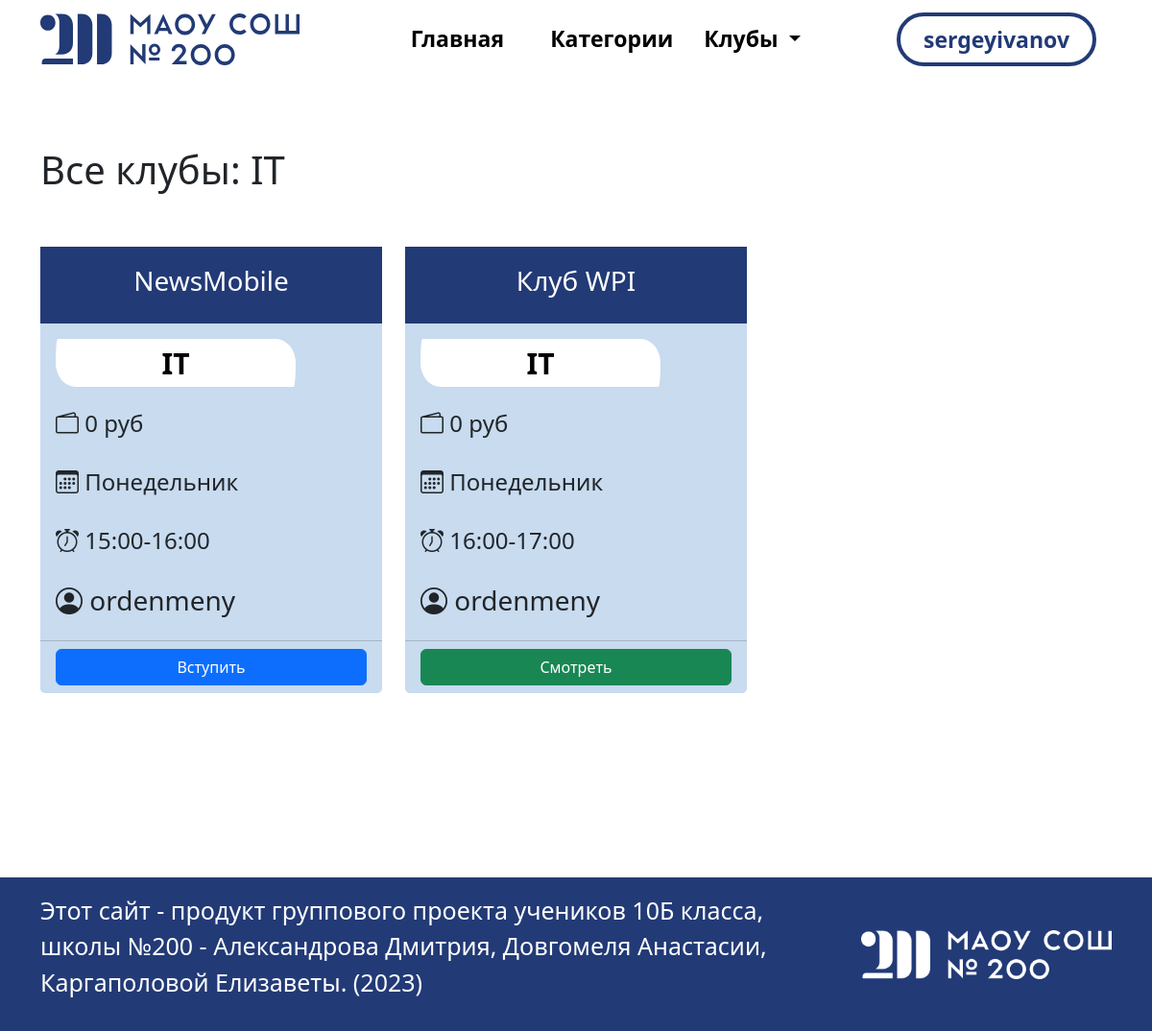
/list_club/it (signed in), run on the app's committed database.
### accounts/models.py (models this page shows)
class SignUpModel(AbstractUser):
    pass

### clubs_app/models.py (models this page shows, shortened)
class CatClubModel(models.Model):
    cat = models.CharField(max_length=128, verbose_name="Категория")
    slug = models.SlugField(max_length=255, unique=True)
    image = models.ImageField(upload_to='photos/', null=True)
    def __str__(self):
        return self.cat
    class Meta:
        verbose_name = 'Категории клубов'
        verbose_name_plural = 'Категории клубов'

class ClubModel(models.Model):
    manager = models.ForeignKey(
        settings.AUTH_USER_MODEL,
        on_delete=models.CASCADE, null=True, related_name='user_system')
    title_club = models.CharField(max_length=128, null=False, blank=False)
    cat_club = models.ForeignKey('CatClubModel', on_delete=models.CASCADE)
    info_club = models.TextField()
    days_event = models.CharField(max_length=100, null=True, blank=True)
    time_event = models.CharField(max_length=100, null=True, blank=True)
    price_club = models.CharField(max_length=256, null=True, blank=True)
    member = models.ManyToManyField(settings.AUTH_USER_MODEL, related_name='member_field')
    slug_club = models.SlugField(max_length=255, unique=True, null=True)
    class Meta:
        verbose_name = 'Клубы'
        verbose_name_plural = 'Клубы'
        ordering = ['-id']

### clubs_app/views.py (the view)
# urls.py: path('list_club/<slug:cat_slug>', list_club, name='list_club'),
@login_required
def list_club(request, cat_slug):
    if cat_slug == 'all_clubs':
        club_model = ClubModel.objects.all()
        cat = None
    else:
        cm = CatClubModel.objects.get(slug=cat_slug)
        club_model = ClubModel.objects.filter(cat_club=cm)
        cat = cm.cat
    context = {
        'club_model': club_model,
        'if_all_clubs': ('all_clubs' if cat_slug == 'all_clubs' else False),
        'if_category': ('category' if cat_slug not in ('my_clubs', 'all_clubs') else False),
        'cat': cat,
    }
    return render(request, template_name='clubs_app/list_club.html', context=context)

### clubs_app/templatetags/custom_filters.py (called while the page is built)
@register.filter
def split_string(value):
    return value.split(" ")

### clubs_app/templates/clubs_app/list_club.html (shortened to what this page needs)
{% extends 'clubs_app/base/base.html' %}
{% load static %}
{% block css %}
    <link rel="stylesheet" href="{% static 'css/style2.css' %}">
{% endblock %}
{% block content %}
    <br><br><br>
    <div class="container">
        {% if if_all_clubs == 'all_clubs' %}
            <h1>Все клубы</h1><br><br>
        {% elif if_category == 'category' %}
            <h1>Все клубы: {{ cat }}</h1><br><br>
        {% else %}
            <h1>Мои клубы</h1><br><br>
        {% endif %}
        <div class="row row-cols-1 row-cols-md-3 g-4">
            {% for club in club_model %}
                <div class="col ">
                    <div class="card h-100 list-club-table">
                        <div style="border: 1px solid #223a76; height:80px; background: #223a76"
                             class="d-flex align-items-center justify-content-center">
                            <h3 style="color:white !important;" class="">{{ club.title_club }}</h3>
                        </div>
                        <div class="card-body">
                            <div class="text-center d-flex align-items-center justify-content-center"
                                 style="background-color: white; border-radius: 10px 100px / 120px; height: 50px; width: 250px">
                                <a href="#" style="text-decoration: none; color: black"
                                   class="text-center intro-block-links">{{ club.cat_club }}</a>
                            </div>
                            <br>
                            {% if club.price_club %}
                                <h4><i class="bi bi-wallet2"></i> {{ club.price_club }}</h4><br>
                            {% endif %}
                            {% if club.days_event %}
                                <h4><i class="bi bi-calendar3"></i> {{ club.days_event }}</h4><br>
                            {% endif %}
                            {% if club.time_event %}
                                <h4><i class="bi bi-alarm"></i> {{ club.time_event }}</h4><br>
                            {% endif %}
                            <h3><i class="bi bi-person-circle"></i> {{ club.manager }}</h3>
                        </div>
                        {% if request.user == club.manager %}
                            <div class="card-footer" style="background: #c8dbef">
                                <a class="btn btn-warning  mx-auto" style="display: block"
                                   href="{% url 'dashboard_app:profile' slug_club=club.slug_club %}">В панель
                                    управления</a>
                            </div>
                        {% elif request.user in club.member.all %}
                            <div class="card-footer" style="background: #c8dbef">
                                <a class="btn btn-success  mx-auto" style="display: block"
                                   href="{% url 'clubs_app:show_articles' slug_club=club.slug_club %}">Смотреть</a>
                            </div>
                        {% else %}
                            <div class="card-footer" style="background: #c8dbef">
                                <a class="btn btn-primary  mx-auto" style="display: block"
                                   href="{% url 'clubs_app:join_club' club_id=club.pk %}">Вступить</a>
                            </div>
                        {% endif %}
                    </div>
                </div>
            {% endfor %}
        </div>
    </div>
    <br><br><br>
{% endblock content %}

### clubs_app/templates/clubs_app/base/navbar.html (shortened to what this page needs)
{% load static %}
{% load custom_filters %}
<nav class="navbar navbar-expand-md height-navbar">
    <div class="container-xl container-lg-fluid container-900 container-sm">
        <a class="navbar-brand" href="{% url 'clubs_app:home_page' %}">
            <img src="{% static 'clubs_app/images/logos/logo.svg' %}" alt="Logo"
                 class="d-inline-block align-text-top logo-adaptive">
        </a>
        <div class="collapse navbar-collapse" id="navbarSupportedContent">
            <ul class="navbar-nav ms-auto">
                <li class="nav-item">
                    <a class="nav-link mx-xl-3 mx-lg-1" href="{% url 'clubs_app:home_page' %}">Главная</a>
                </li>
                <li class="nav-item">
                    <a class="nav-link mx-xl-3 mx-lg-1" href="#">Категории</a>
                </li>
                <li class="nav-item dropdown">
                    <a class="nav-link dropdown-toggle" href="#" role="button" data-bs-toggle="dropdown"
                       aria-expanded="false">
                        Клубы
                    </a>
                </li>
            </ul>
            <ul class="navbar-nav ms-auto">
                {% if user.is_authenticated %}
                    <li class="nav-item mx-xl-3 mx-md-1 btn-lg">
                        <a href="{% url 'login' %}" class="nav-link btn btn-signin rounded-pill ps-4 pe-4 pt-2 pb-2"
                           type="submit">{{ user.username |split_string|first|truncatechars:20 }}</a>
                    </li>
                {% endif %}
            </ul>
        </div>
    </div>
</nav>

### clubs_app/static/clubs_app/css/main.css (style rules this page uses)
.nav-link { color: black; font-weight: 600; }
.btn-signin { background-color: #ffffff; color: #223A76; border-radius:20%; border:4px solid #223A76; line-height: normal; }
@media (min-width: 1200px) { .nav-link { font-size: 25px; } }
@media (min-width: 1070px) and (max-width: 1999px) { .nav-link { font-size: 23px; } }
@media (min-width: 768px) { .height-navbar { height: 98px; } }
.intro-block-links { text-decoration: none; text-align: center; color: black; font-size: 30px; font-weight: 600; }
.card { border: none; }

### clubs_app/static/clubs_app/css/style2.css (style rules this page uses)
.list-club-table { background: #c8dbef; }

### data on the page
SignUpModel: username|split_string "sergeyivanov"
CatClubModel: cat "IT"
ClubModel: title_club "NewsMobile", cat_club "IT", price_club "0 руб", days_event "Понедельник", time_event "15:00-16:00", manager "ordenmeny", shows "Вступить"
ClubModel: title_club "Клуб WPI", cat_club "IT", price_club "0 руб", days_event "Понедельник", time_event "16:00-17:00", manager "ordenmeny", shows "Смотреть"
